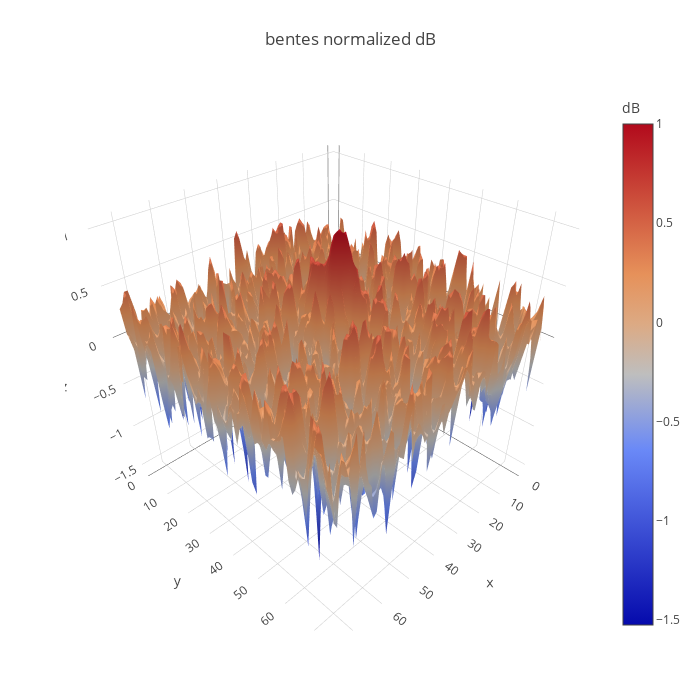

Notebook source saved alongside this figure:
### Code cell
print(bentes.mean(), bentes.std())
plot_3d_example(bentes2d, tbentes)

### Figure 1 — Plotly figure (JSON) as saved in the notebook; plotly's stock layout.template omitted (floating-point values rounded to 4 significant figures; data arrays with more than 128 entries replaced by an {"elided": "..."} marker saying what was removed)
{"data": [{"colorbar": {"title": "dB"}, "type": "surface", "z": {"elided": "75x75 float values"}}], "layout": {"autosize": false, "height": 700, "margin": {"b": 65, "l": 65, "r": 50, "t": 90}, "title": "bentes normalized dB", "width": 700}}
